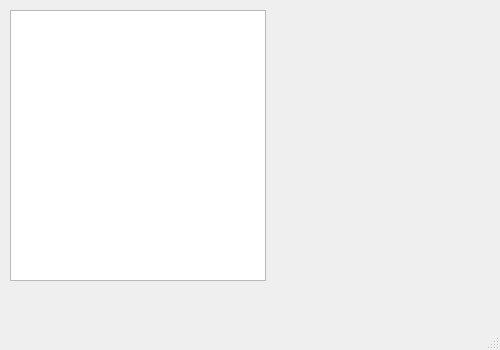
<?xml version="1.0" encoding="UTF-8"?>
<ui version="4.0">
 <class>MainWindow</class>
 <widget class="QMainWindow" name="MainWindow">
  <property name="geometry">
   <rect>
    <x>0</x>
    <y>0</y>
    <width>500</width>
    <height>350</height>
   </rect>
  </property>
  <property name="font">
   <font>
    <pointsize>12</pointsize>
   </font>
  </property>
  <property name="windowTitle">
   <string>MainWindow</string>
  </property>
  <widget class="QWidget" name="centralwidget">
   <widget class="QListWidget" name="listStudents">
    <property name="geometry">
     <rect>
      <x>10</x>
      <y>10</y>
      <width>256</width>
      <height>271</height>
     </rect>
    </property>
   </widget>
  </widget>
  <widget class="QMenuBar" name="menubar">
   <property name="geometry">
    <rect>
     <x>0</x>
     <y>0</y>
     <width>500</width>
     <height>26</height>
    </rect>
   </property>
  </widget>
  <widget class="QStatusBar" name="statusbar"/>
 </widget>
 <resources/>
 <connections/>
</ui>
